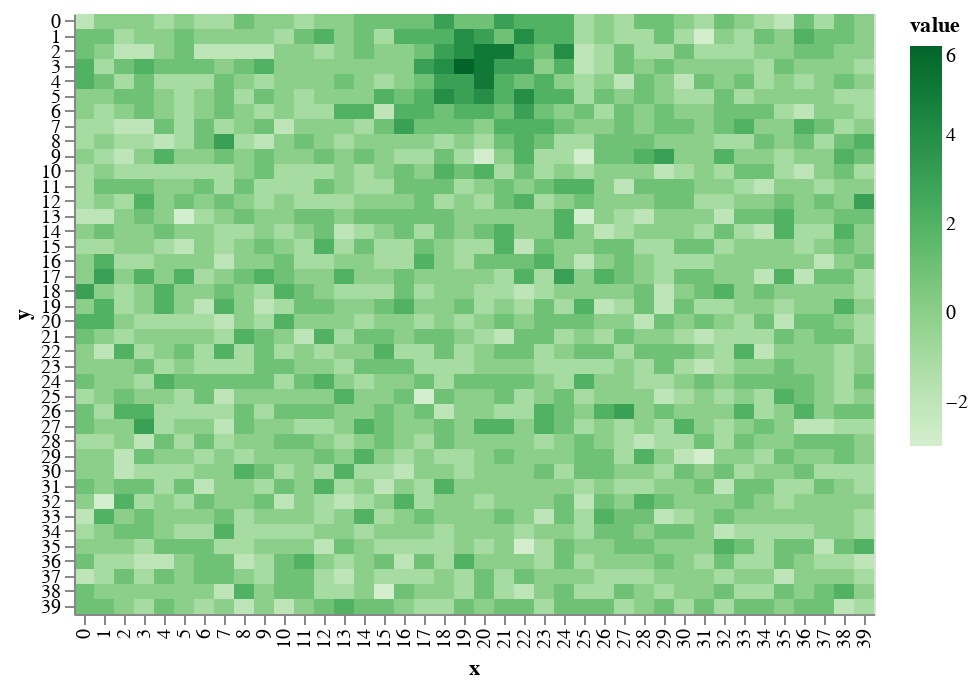

Notebook code cell kept with this figure:
### Markdown cell above
This makes a much more _natural_ looking mountain.

### Code cell
world.add_mountain(mdf)
draw.drawTerrainHeight(world.grid_elevation)

### Figure 1 — Vega-Lite specification as saved in the notebook (floating-point values rounded to 4 significant figures; data arrays with more than 128 entries replaced by an {"elided": "..."} marker saying what was removed)
{"$schema": "https://vega.github.io/schema/vega-lite/v2.6.0.json", "config": {"view": {"height": 300, "width": 400}}, "data": {"name": "data-4064d22dcfa690baa919f2bcb287dc58"}, "datasets": {"data-4064d22dcfa690baa919f2bcb287dc58": {"elided": "1600 records"}}, "encoding": {"color": {"field": "value", "scale": {"scheme": "greens"}, "type": "quantitative"}, "x": {"field": "x", "type": "ordinal"}, "y": {"field": "y", "type": "ordinal"}}, "mark": "rect"}
